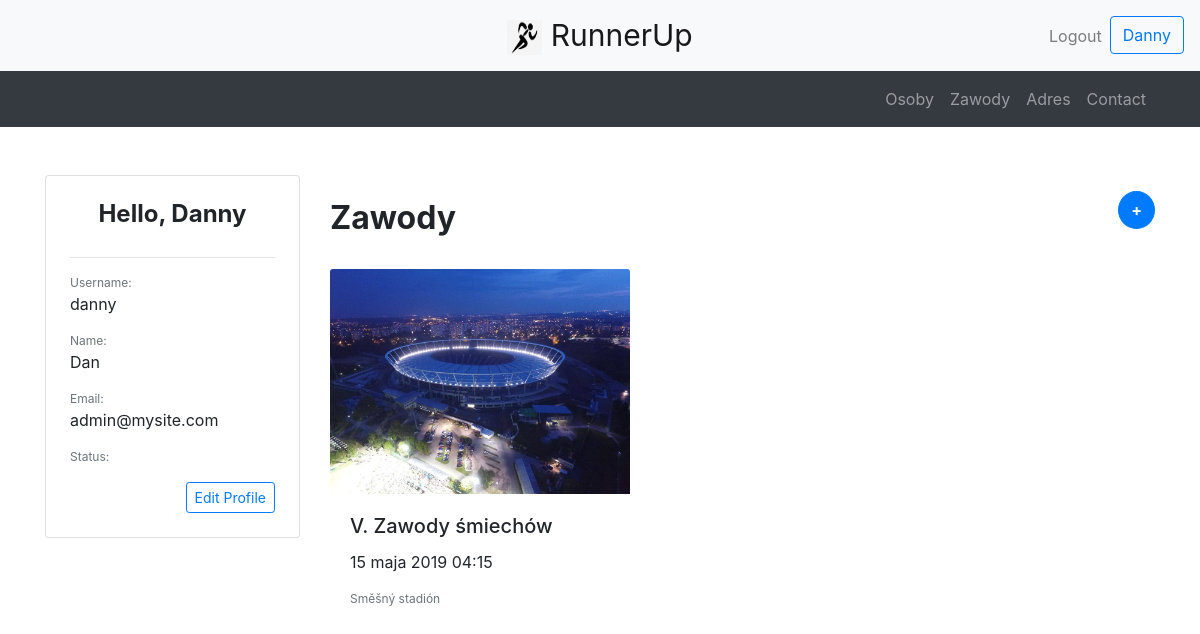
The page /user/ (signed in) on the database its author committed.
### polls/models.py (models this page shows, shortened)
class Zawody(models.Model):
    zawody_nazwa = models.CharField(max_length=200, verbose_name='Nazwa')
    zawody_data = models.DateTimeField(default=return_date_time, verbose_name='Kiedy', help_text='<em>DD.MM.YYYY HH:MM</em>')
    aff_url = models.SlugField(blank=True, null=True, help_text='wyrazy-oddzielone-myslnikami')
    zawody_pub = models.DateTimeField(auto_now_add=True)
    stadion = models.ForeignKey(Stadion, on_delete=models.CASCADE)
    def __str__(self):
        return self.zawody_nazwa

class Stadion(models.Model):
    stadion_nazwa = models.CharField(max_length=100, blank=False, unique=True, verbose_name='Nazwa stadionu')
    pojemnosc_trybun = models.IntegerField(default=0, null=True, blank=True, verbose_name='Pojemność trybun')
    niepelnosprawni = models.BooleanField(default=False, verbose_name='Niepełnosprawni')
    stadion_adres = models.OneToOneField(Adres, on_delete=models.CASCADE, verbose_name='Adres stadionu')
    stadion_zdjecie = models.ImageField(upload_to="polls/images/", null=True, blank=True, verbose_name='Zdjęcie stadionu')
    naw_av = models.DecimalField(default=0, max_digits=3, decimal_places=2)
    sza_av = models.DecimalField(default=0, max_digits=3, decimal_places=2)
    org_av = models.DecimalField(default=0, max_digits=3, decimal_places=2)
    def __str__(self):
        return self.stadion_nazwa

### polls/views.py (the view, shortened to what this page needs)
# urls.py: path("user/", views.userpage, name="userpage"),
def userpage(request):
    user_form = UserForm(instance=request.user)
    profile_form = ProfileForm(instance=request.user.profile)
    return render(request=request, template_name="user.html", context={"user": request.user, "user_form": user_form,
                                                                       "profile_form": profile_form})

### polls/models.py (called while the page is built)
    def __str__(self):
        return self.razem()

    def razem(self):
        return "{} {} ({})".format(self.imie, self.nazwisko, self.status)

### templates/user.html (shortened to what this page needs)
{% extends "header.html" %}
{% load crispy_forms_filters %}
{% block content %}
    {% load crispy_forms_tags %}
    <br><br>
    <div class="container mx-auto">
        <div class="row">
            <div class="col-sm-12 col-md-12 col-lg-3 pb-4">
                <div class="card p-4">
                    <h4 class="card-title font-weight-bold text-center">Hello, {{ user.username|title }}</h4>
                    <hr>
                    <div class="card-text">
                        <p class="text-muted mb-0" style="font-size: 12px">Username:</p>
                        <p>{{ user.username }}</p>
                        <p class="text-muted mb-0" style="font-size: 12px">Name:</p>
                        <p>{{ user.first_name }} {{ user.last_name }}</p>
                        <p class="text-muted mb-0" style="font-size: 12px">Email:</p>
                        <p>{{ user.email }} </p>
                        <p class="text-muted mb-0" style="font-size: 12px">Status:</p>
                        <div class="text-right">
                            <button type="button" class="btn btn-outline-primary btn-sm" data-toggle="modal" data-target="#profileModal">Edit Profile</button>
                        </div>
                    </div>
                </div>
            </div>
            <div class="col-sm-12 col-md-12 col-lg-9 pb-4">
                <div class="row">
                    <div class="col-6 my-auto">
                        <h2 class="font-weight-bold pt-4">Zawody</h2>
                    </div>
                    <div class="col-6 my-auto text-right">
                        <button type="button" class="btn btn-primary font-weight-bold" style="border-radius: 50%" data-toggle="modal" data-target="#wishlistModal">+</button>
                    </div>
                </div>
                <br>
                <div class="row">
                    {% for z in user.profile.zawody.all %}
                        <div class="col-sm-12 col-md-6 col-lg-4 pb-4">
                            <div class="h-100">
                                <a href="/zawody/{{ z.aff_url }}" style="text-decoration: none; color: inherit;">
                                <img src="{{ z.stadion.stadion_zdjecie.url }}" class="card-img-top" alt="{{ z.zawody_nazwa }}" style="width: auto; height: 225px; object-fit: scale-down;">
                                <div class="card-body">
                                    <h5 class="card-title">{{ z.zawody_nazwa }}</h5>
                                    <p class="data">{{ z.zawody_data }}</p>
                                    <p class="card-text text-muted" style="font-size:12px">{{ z.stadion }}</p>
                                </div>
                            </div>
                        </div>
                    {% endfor %}
                </div>
            </div>
        </div>
    </div>
{% endblock %}

### templates/includes/navbar.html (shortened to what this page needs)
{% load static %}
<nav class="navbar navbar-expand-md navbar-light bg-light">
    <div class="mx-auto order-0">
        <a class="navbar-brand m-0" href="/" style="font-size:30px">
            <img src="{% static "polls/images/logo.jpg" %}" width="35" height="35" alt="logo"> RunnerUp
        </a>
    </div>
    <div class="navbar-collapse collapse w-100 order-3 dual-collapse2">
        <ul class="navbar-nav ml-auto">
            {% if user.is_authenticated %}
                <li class="nav-item">
                    <a class="nav-link" href="/logout/">Logout</a>
                </li>
                <li class="nav-item">
                    <a class="btn btn-outline-primary" href="/user/">{{user.username|title}}</a>
                </li>
            {% endif %}
        </ul>
    </div>
</nav>
<div class="container-fluid sticky-top bg-dark">
    <nav class="container navbar navbar-expand-md navbar-dark">
        <div class="navbar-collapse collapse w-100 order-3 dual-collapse2">
            <ul class="navbar-nav ml-auto">
                <li class="nav-item">
                    <a class="nav-link" href="/osoba/">Osoby</a>
                </li>
                <li class="nav-item">
                    <div class="dropdown">
                        <a role="button" class="nav-link " id="dropdownMenuLink1" data-toggle="dropdown" aria-haspopup="true" aria-expanded="false">
                            Zawody
                        </a>
                    </div>
                </li>
                <li class="nav-item">
                    <div class="dropdown">
                        <a role="button" class="nav-link " id="dropdownMenuLink" data-toggle="dropdown" aria-haspopup="true" aria-expanded="false">
                            Adres
                        </a>
                    </div>
                </li>
                <li class="nav-item">
                    <a class="nav-link" href="#contact">Contact</a>
                </li>
            </ul>
        </div>
    </nav>
</div>

### rows shown on the page
Zawody: stadion.stadion_zdjecie (picture), zawody_nazwa "V. Zawody śmiechów", zawody_data "15 maja 2019 04:15", stadion "Směšný stadión"

### other values the page prints
{{ user.username|title }} "Danny"
{{ user.username }} "danny"
{{ user.first_name }} "Dan"
{{ user.email }} "admin@mysite.com"
